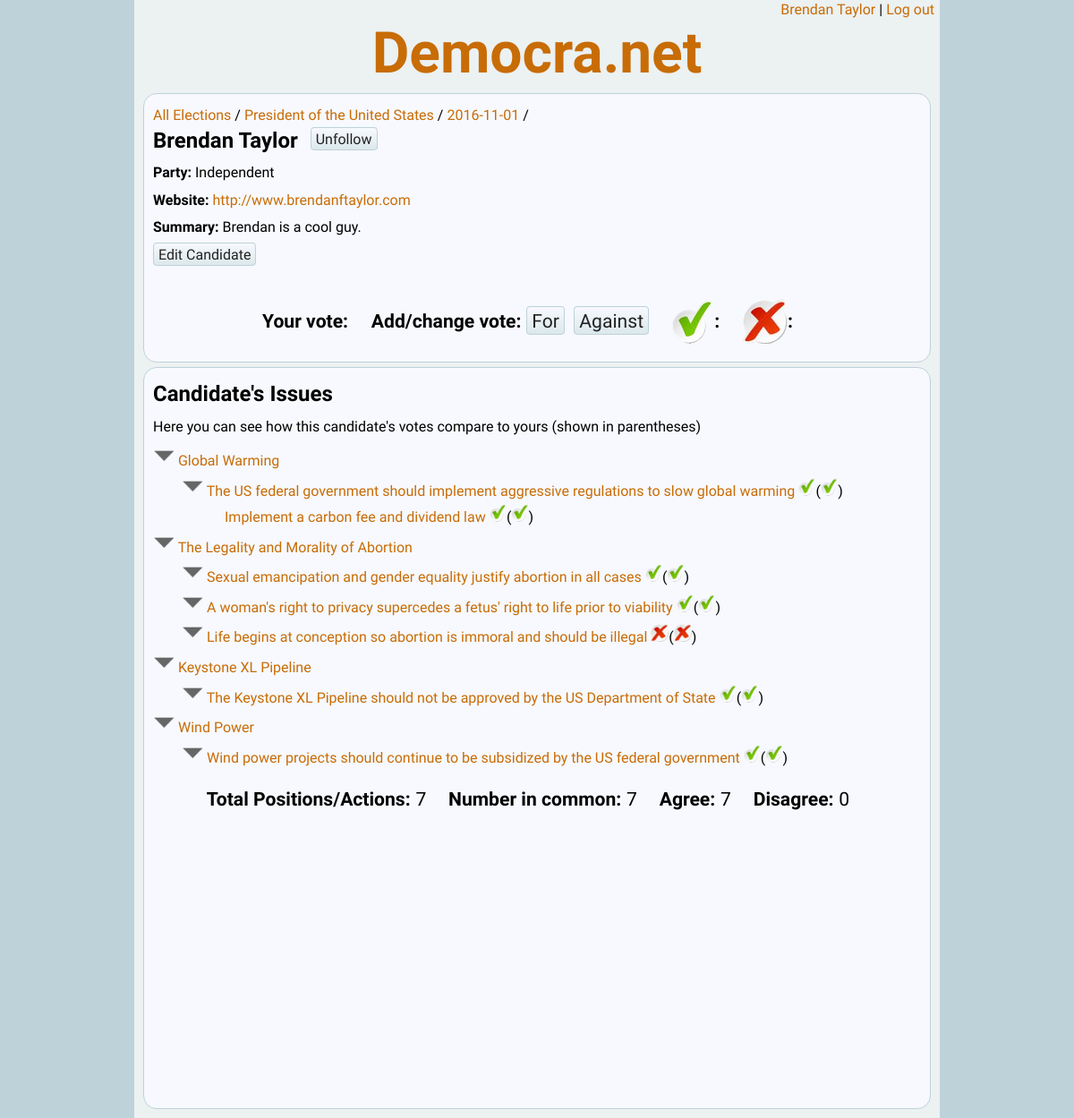
Page /candidate.php?m=r&id=5 (signed in) on the committed database.
### tables this page shows
CREATE TABLE `citizens` (
  `citizen_id` int(11) NOT NULL AUTO_INCREMENT,
  `password` varchar(100) NOT NULL,
  `email` varchar(100) NOT NULL,
  `name` varchar(100) DEFAULT NULL,
  `birth_year` int(11) DEFAULT NULL,
  `gender` int(11) DEFAULT NULL,
  `country` int(11) DEFAULT NULL,
  `postal_code` varchar(25) DEFAULT NULL,
  PRIMARY KEY (`citizen_id`)
);

CREATE TABLE `candidates` (
  `candidate_id` int(11) NOT NULL AUTO_INCREMENT,
  `citizen_id` int(11) DEFAULT NULL,
  `election_id` int(11) DEFAULT NULL,
  `party` varchar(100) DEFAULT NULL,
  `website` varchar(200) DEFAULT NULL,
  `summary` varchar(2000) DEFAULT NULL,
  PRIMARY KEY (`candidate_id`)
);

CREATE TABLE `offices` (
  `office_id` int(11) NOT NULL AUTO_INCREMENT,
  `name` varchar(200) DEFAULT NULL,
  `description` varchar(1000) DEFAULT NULL,
  `country_id` int(11) DEFAULT NULL,
  `office_holder` int(11) DEFAULT NULL,
  PRIMARY KEY (`office_id`)
);

CREATE TABLE `elections` (
  `election_id` int(11) NOT NULL AUTO_INCREMENT,
  `office_id` int(11) DEFAULT NULL,
  `date` date DEFAULT NULL,
  PRIMARY KEY (`election_id`)
);

CREATE TABLE `votes` (
  `type` char(1) NOT NULL,
  `type_id` int(11) NOT NULL,
  `citizen_id` int(11) NOT NULL,
  `vote` int(11) DEFAULT NULL,
  PRIMARY KEY (`type`,`type_id`,`citizen_id`)
);

CREATE TABLE `positions` (
  `position_id` int(11) NOT NULL AUTO_INCREMENT,
  `name` varchar(1000) DEFAULT NULL,
  `justification` varchar(3000) DEFAULT NULL,
  `issue_id` int(11) DEFAULT NULL,
  `citizen_id` int(11) DEFAULT NULL,
  PRIMARY KEY (`position_id`)
);

CREATE TABLE `actions` (
  `action_id` int(11) NOT NULL AUTO_INCREMENT,
  `name` varchar(1000) DEFAULT NULL,
  `description` varchar(3000) DEFAULT NULL,
  `date` varchar(100) DEFAULT NULL,
  `location` varchar(100) DEFAULT NULL,
  `position_id` int(11) NOT NULL,
  PRIMARY KEY (`action_id`)
);

### inc/class.citizen.php (called while the page is built, shortened)
<?php
require_once ("class.database.php");
require_once ("util.democranet.php");
class citizen
{
	public $citizen_id = null;
	public function check_session()
	{
		if (isset($_SESSION['citizen_id']))
		{
			$this->citizen_id = $_SESSION['citizen_id'];
		}
	}
	public function load_db($db)
	{
		$this->db = $db;
		$sql = "SELECT * FROM citizens WHERE citizen_id = '{$this->citizen_id}'";
		$this->db->execute_query($sql);
		$line = $this->db->fetch_line();
		$this->name = $line['name'];
	}
}
?>

### inc/class.database.php (called while the page is built, shortened)
<?php
class database {
	public $conn = null;
	public $result = null;
	public function open_connection()
	{
		$this->conn = new mysqli(self::DB_HOST, self::DB_UNAME, self::DB_PWD, self::DB_NAME)
			or die("Connect Error (" . $this->conn->connect_errno . ") " . $this->conn->connect_error);
	}
	public function execute_query($sql)
	{
		$this->result = $this->conn->query($sql)
			or die("Could not execute the query: {$this->conn->error}<br />sql = {$sql}");
	}
	public function get_result()
	{
		return $this->result;
	}
	public function fetch_line($result = null)
	{
		if ($result)
		{
			$line = $result->fetch_assoc();
		}
		else
		{
			$line = $this->result->fetch_assoc();
		}
		return $line;
	}
}
?>

### inc/util.democranet.php (called while the page is built, shortened)
<?php
function get_button_text($is_following)
{
	if ($is_following)
	{
		$button_text = "Unfollow";
	}
	else
	{
		$button_text = "Follow";
	}
	return $button_text;
}
?>

### candidate.php (the view, shortened to what this page needs)
<?php
require_once ("inc/util.democranet.php");
require_once ("inc/class.database.php");
require_once ("inc/class.citizen.php");
require_once ("inc/class.candidate.php");
$counts = array('total'=>0, 'common'=>0, 'agree'=>0, 'disagree'=>0);
$db = new database();
$db->open_connection();
$citizen = new citizen();
$citizen->check_session();
if ($citizen->in_session)
{
	$citizen->load_db($db);
}
else
{
	header("Location:login.php");
}
$mode = "";
if (check_field("m", $_REQUEST))
{
	$mode = $_REQUEST['m'];
}
else
{
	$mode = "n";
}
$candidate = new candidate($db);
if ($mode == "r" || $mode == "e" || $mode == "d")
{
	$candidate->load(LOAD_DB);
}
elseif ($mode == "u" || $mode == "i")
{
	$candidate->load(LOAD_POST);
}
echo DOC_TYPE;
?>
<html>
<head>
	<link rel="stylesheet" type="text/css" href="style/democranet.css" />
</head>
<body>
<div id="container">
<?php include ("inc/header.login.php"); ?>
<?php if ($mode == "e" || $mode == "n") { ?>
	<div class="content">
		<div id="di_error"><p id="p_errmsg"></p></div>
		<table class="form">
			<form id="fo_edit_candidate" method="post" action="<?php echo $submit_action; ?>">
			<tr>
				<th id="in_party_lbl">
					Party:*
					<input name="candidate_id" id="candidate_id" type="hidden" value="<?php echo $candidate->id; ?>" />
					<input name="citizen_id" id="citizen_id" type="hidden" value="<?php echo $candidate->citizen_id; ?>" />
					<input name="election_id" id="election_id" type="hidden" value="<?php echo $candidate->election_id; ?>" />
				</th>
				<td><input type="text" id="in_party" name="party" value="<?php echo $candidate->party; ?>" /></td>
			</tr>
			<tr>
				<th>Website:</th>
				<td><input type="text" id="in_website" name="website" size="50" value="<?php echo $candidate->website; ?>" /></td>
			</tr>
			<tr>
				<th>Summary:</th>
				<td><textarea id="ta_summary" name="summary" rows="3"><?php echo $candidate->summary; ?></textarea></td>
			</tr>
			<tr>
				<td></td>
				<td>
					<a id="bu_submit" class="btn" href="JAVASCRIPT: submitForm()">Save Candidate</a>&nbsp;
					<a id="bu_cancel" class="btn" href="JAVASCRIPT: cancelEdit()">Cancel Edit</a>
				</td>
			</tr>
			</form>
		</table>
	</div>
<?php } else { ?>
	<div class="content">
		<p class="with_btn">
			<a href="elecbrws.php">All Elections</a> /
			<a href="office.php?m=r&id=<?php echo $candidate->office_id; ?>"><?php echo $candidate->office_name; ?></a> /
			<a href="election.php?m=r&id=<?php echo $candidate->election_id; ?>"><?php echo $candidate->election_date; ?></a> / <br>
			<span class="title"><?php echo $candidate->citizen_name; ?></span>
			<a class="btn" id="bu_follow" href="JAVASCRIPT: displayFollow()"><?php echo get_button_text($candidate->is_following($citizen->citizen_id)); ?></a>
		</p>
		<p><span class="bold">Party:</span> <?php echo $candidate->party; ?></p>
<?php if ($candidate->website) echo "<p><span class=\"bold\">Website:</span> <a href=\"{$candidate->website}\" target=\"_blank\">{$candidate->website}</a></p>"; ?>
<?php if ($candidate->summary) echo "<p><span class=\"bold\">Summary:</span> " . $candidate->display_summary() . "</p>"; ?>
<?php if ($citizen->citizen_id == $candidate->citizen_id) echo "<a class=\"btn\" href=\"candidate.php?m=e&id={$candidate->id}\">Edit Candidate</a>"; ?>
		<ul id="votes">
			<li class="label">Your vote:</li>
			<li class="label">Add/change vote:</li>
			<li>
				<a id="vote_for" class="btn" href="JAVASCRIPT: setVote(1)" title="Click to vote for">For</a>&nbsp;
				<a id="vote_against" class="btn" href="JAVASCRIPT: setVote(2)" title="Click to vote against">Against</a>
			</li>
			<li class="label with_img"><img src="img/for.png" title="Number of citizens for"/>:</li>
			<li class="label with_img"><img src="img/against.png" title="Number of citizens against"/>:</li>
		</ul>
	</div>
	<div class="content" id="di_issues">
		<p><span class="title">Candidate's Issues</span></p>
		<p>Here you can see how this candidate's votes compare to yours (shown in parentheses)</p>
		<?php echo get_issues(); ?>
		<div id="di_chart"></div>
	</div>
<?php } ?>
</div>
</body>
</html>
<?php
function get_issues() {
	global $candidate, $db, $counts;
	$sql = "SELECT DISTINCT i.issue_id, i.name
		FROM votes v INNER JOIN positions p ON v.type_id = p.position_id
		INNER JOIN issues i ON p.issue_id = i.issue_id
		WHERE v.type = 'p' AND v.citizen_id = '{$candidate->citizen_id}'
		ORDER BY issue_id";
	$db->execute_query($sql);
	$result = $db->get_result();
	$html = "";
	while ($line = $db->fetch_line($result)) {
		$html .= "
			<p class=\"i1\">
				<img id=\"i{$line['issue_id']}\" class=\"ec\" src=\"img/collapse.png\">
				<a class=\"su\" href=\"issue.php?m=r&iid={$line['issue_id']}\">{$line['name']}</a>
			</p>
			<div class=\"di_ec\" id=\"di_i{$line['issue_id']}\">" . get_positions($line['issue_id']) . "
			</div>\n";
	}
	$html .= "
		<ul id=\"votes\">
			<li class=\"label\">Total Positions/Actions:</li>
			<li>{$counts['total']}</li>
			<li class=\"label\">Number in common:</li>
			<li>{$counts['common']}</li>
			<li class=\"label\">Agree:</li>
			<li>{$counts['agree']}</li>
			<li class=\"label\">Disagree:</li>
			<li>{$counts['disagree']}</li>
		</ul>\n";
	return $html;
}
function get_positions($issue_id) {
	global $candidate, $db, $citizen, $counts;
	$sql = "SELECT p.position_id, p.name, v1.vote candidate_vote,
		(SELECT v2.vote FROM votes v2 WHERE v2.type = v1.type AND v2.type_id = v1.type_id AND v2.citizen_id = '{$citizen->citizen_id}') citizen_vote
		FROM votes v1 INNER JOIN positions p ON v1.type_id = p.position_id
		WHERE v1.type = 'p'
		AND v1.citizen_id = '{$candidate->citizen_id}'
		AND p.issue_id = '{$issue_id}'";
	$db->execute_query($sql);
	$result = $db->get_result();
	$html = "";
	while ($line = $db->fetch_line($result)) {
		if ($line['candidate_vote'] == VOTE_FOR)
		{
			$candidate_vote_img = "for.png";
		}
		else
		{
			$candidate_vote_img = "against.png";
		}
		$citizen_vote_img = null;
		if ($line['citizen_vote'] == VOTE_FOR)
		{
			$citizen_vote_img = "for.png";
		}
		elseif ($line['citizen_vote'] == VOTE_AGAINST)
		{
			$citizen_vote_img = "against.png";
		}
		$html .= "
			<p class=\"i2\">
				<img id=\"p{$line['position_id']}\" class=\"ec\" src=\"img/collapse.png\">
				<a class=\"su\" href=\"position.php?m=r&pid={$line['position_id']}\">{$line['name']}</a>
				<img class=\"vote\" src=\"img/{$candidate_vote_img}\">";
		if ($citizen_vote_img)
		{
			$html .= "(<img class=\"vote\" src=\"img/{$citizen_vote_img}\">)";
		}
		$html .= "
			</p>
			<div class=\"di_ec\" id=\"di_p{$line['position_id']}\">" . get_actions($line['position_id']) . "
			</div>\n";
	}
	return $html;
}
function get_actions($position_id) {
	global $candidate, $db, $citizen, $counts;
	$sql = "SELECT a.action_id, a.name, v1.vote candidate_vote,
		(SELECT v2.vote FROM votes v2 WHERE v2.type = v1.type AND v2.type_id = v1.type_id AND v2.citizen_id = '{$citizen->citizen_id}') citizen_vote
		FROM votes v1 INNER JOIN actions a ON v1.type_id = a.action_id
		WHERE v1.type = 'a'
		AND v1.citizen_id = '{$candidate->citizen_id}'
		AND a.position_id = '{$position_id}'";
	$db->execute_query($sql);
	$result = $db->get_result();
	$html = "";
	while ($line = $db->fetch_line($result)) {
		if ($line['candidate_vote'] == VOTE_FOR)
		{
			$candidate_vote_img = "for.png";
		}
		else
		{
			$candidate_vote_img = "against.png";
		}
		$citizen_vote_img = null;
		if ($line['citizen_vote'] == VOTE_FOR)
		{
			$citizen_vote_img = "for.png";
		}
		elseif ($line['citizen_vote'] == VOTE_AGAINST)
		{
			$citizen_vote_img = "against.png";
		}
		$html .= "
			<p class=\"i3\">
				<a class=\"su\" href=\"action.php?m=r&aid={$line['action_id']}\">{$line['name']}</a>
				<img class=\"vote\" src=\"img/{$candidate_vote_img}\">";
		if ($citizen_vote_img)
		{
			$html .= "(<img class=\"vote\" src=\"img/{$citizen_vote_img}\">)";
		}
		$html .= "</p>\n";
	}
	return $html;
}
?>

### inc/header.login.php
<div id="login">
	<p><a href="citizen.php"><?php echo $citizen->name; ?></a>&nbsp;|&nbsp;<a href="login.php?m=lo">Log out</a></p>
</div>
<div id="header">
	<h1><a href="index.php">Democra.net</a></h1>
</div>

### inc/class.candidate.php (shortened to what this page needs)
<?php
require_once ("util.democranet.php");
require_once ("class.database.php");
class candidate
{
	private $db = null;
	public $id = null;
	public $summary = null;
	public function __construct($db)
	{
		$this->db = $db;
	}
	public function load($source)
	{
		switch ($source)
		{
			case LOAD_DB:
				$this->id = $_REQUEST['id'];
				$sql = "SELECT ca.*, ci.name citizen_name, e.date election_date, o.office_id, o.name office_name
					FROM candidates ca LEFT JOIN citizens ci ON ca.citizen_id = ci.citizen_id
					LEFT JOIN elections e ON ca.election_id = e.election_id
					LEFT JOIN offices o ON e.office_id = o.office_id
					WHERE candidate_id = '{$this->id}'";
				$this->db->execute_query($sql);
				$line = $this->db->fetch_line();
				$this->citizen_id = $line['citizen_id'];
				$this->citizen_name = $line['citizen_name'];
				$this->election_id = $line['election_id'];
				$this->election_date = $line['election_date'];
				$this->office_id = $line['office_id'];
				$this->office_name = $line['office_name'];
				$this->party = $line['party'];
				$this->website = $line['website'];
				$this->summary = $line['summary'];
				break;
		}
	}
	public function display_summary()
	{
		return str_replace("\r\n", "<br>", $this->summary);
	}
	public function is_following($citizen_id)
	{
		$following = false;
		$sql = "SELECT COUNT(*) c FROM follows WHERE type = 'c' AND type_id = '{$this->id}' AND citizen_id = '{$citizen_id}'";
		$this->db->execute_query($sql);
		$line = $this->db->fetch_line();
		if ($line['c'] > 0) {
			$following = true;
		}
		return $following;
	}
}
?>

### style/democranet.css (style rules this page uses)
body { font-family: 'Quattrocento Sans', helvetica, arial, sans-serif; font-size: 100%; line-height: 1.4; background-color: #BED2D9; margin: 0; }
h1, h2, h3, h4, h5 { font-family: 'Dosis', sans-serif; font-weight: 600; line-height: 1.2; margin-bottom: .5em; }
p { font-family: 'Quattrocento Sans', helvetica, arial, sans-serif; font-size: 1em; font-weight: 400; margin-top: .2em; margin-bottom: .5em; }
li { font-size: 1em; }
.bold { font-weight: 700; }
.title { font-size: 1.5em; margin: 0 0 .5em 0; font-weight: 700; }
.btn { border-style: solid; border-color: #BED2D9; border-radius: 4px; border-width: 1px; padding: 3px 5px 2px; background-image: linear-gradient(#F7F9FE, #DCE8EB); cursor: pointer; }
a.btn:link { text-decoration: none; color: #222; -webkit-transition: all 0s linear; -moz-transition: all 0s linear; -ms-transition: all 0s linear; -o-transition: all 0s linear; transition: all 0s linear; }
a:link { text-decoration: none; color: #C86C06; -webkit-transition: all .1s linear; -moz-transition: all .1s linear; -ms-transition: all .1s linear; -o-transition: all .1s linear; transition: all .1s linear; }
#header { text-align: center; padding: 0; }
#header h1 { margin-top:0; margin-bottom: 0; font-size: 4em; }
#container { margin: 0 auto; min-width: 200px; max-width: 900px; background-color: #ECF1F2; min-height: 780px; padding-bottom: 5px; }
#login { text-align: right; padding-right: 6px; }
#login p { margin: 0; }
.content { margin: 5px 10px; padding: 10px; background-color: #F7F9FE; border-radius: 15px; border: 1px solid #BED2D9; }
#votes { padding: 0; margin-top: 0; margin-bottom: 20px; text-align: center; }
#votes li { font-size: 1.1em; display: inline; margin: 0 20px 0 0; }
#votes li.label { font-weight: bold; margin-right: 1px; }
.with_img img { position: relative; top: 18px; }
.with_btn .btn { position: relative; top: -4px; left: 10px; }

### candidate.php (style rules this page uses)
img.ec { height: 1.5em; }
.i1, .i2, .i3 { margin:top: 0; margin-bottom: 0; }
.i2 { margin-left: 2em; }
.i3 { margin-left: 5em; }
.vote { height: 20px; }
#votes { margin-top: 20px; font-size: 1.2em; }
#di_chart { height: 300px; }

### rows in the picture
citizens: name "Brendan Taylor"
candidates: offices.name "President of the United States", election.date "2016-11-01", citizen.name "Brendan Taylor", party "Independent", website "http://www.brendanftaylor.com", summary "Brendan is a cool guy."
votes: positions.name "The US federal government should implement aggressive regulations to slow global warming"
votes: actions.name "Implement a carbon fee and dividend law"
votes: positions.name "Sexual emancipation and gender equality justify abortion in all cases"
votes: positions.name "A woman's right to privacy supercedes a fetus' right to life prior to viability"
votes: positions.name "Life begins at conception so abortion is immoral and should be illegal", shows a picture
votes: positions.name "The Keystone XL Pipeline should not be approved by the US Department of State"
votes: positions.name "Wind power projects should continue to be subsidized by the US federal government"

### other values in the picture
get_button_text($candidate->is_following($citizen->citizen_id)) "Unfollow"
$line['name'] "Global Warming"
$line['name'] "The Legality and Morality of Abortion"
$line['name'] "Keystone XL Pipeline"
$line['name'] "Wind Power"
$counts['total'] "7"
$counts['common'] "7"
$counts['agree'] "7"
$counts['disagree'] "0"
